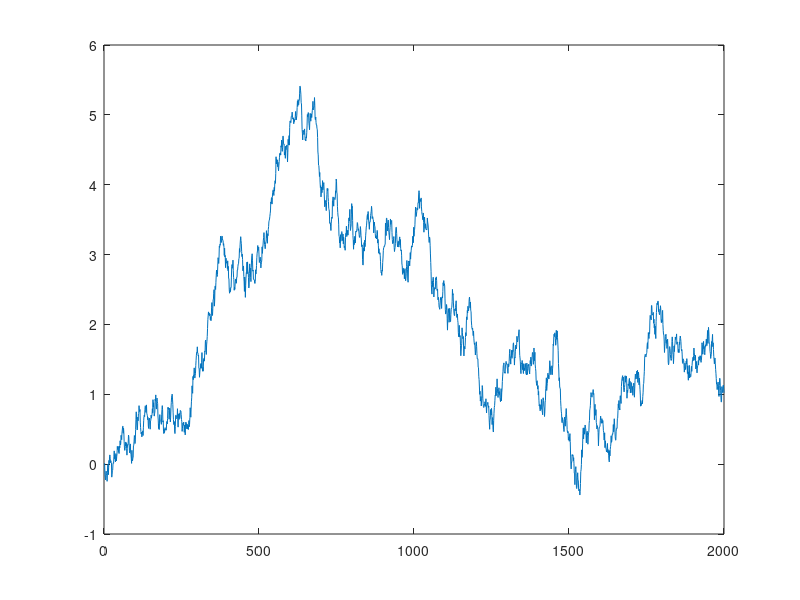

Here is the MATLAB script that generated this plot:


T=2000;
dt=0.01;
mu_ug=0;
Q=1;
W = repmat(mu_ug,T,1) + randn(T,1)*(Q);

W_20=25;%knots wind speed at 20 feet
sigma_w=0.1*W_20; %RMS turbulence intensity


u_g(1,1)=0;
for k=1:T
V=10+sin(k);
h=100+cos(k);    
sigma_v=sigma_w/(0.177+0.000823*h)^0.4;% RMS turbulence intensity

sigma_u=sigma_v; %RMS turbulence intensity
L_u=h/(0.177+0.000823*h)^1.2;
u_g(k+1,1)=(1-V*dt/L_u)*u_g(k,1)+sqrt(2*V*dt/L_u)*sigma_u*W(k,1);
end
plot(u_g(1:T));